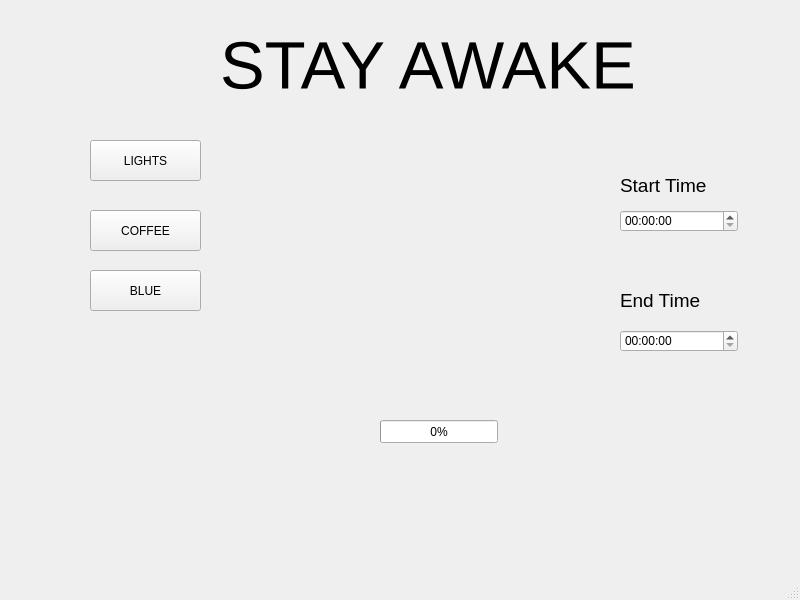
<?xml version="1.0" encoding="UTF-8"?>
<ui version="4.0">
 <class>MainWindow</class>
 <widget class="QMainWindow" name="MainWindow">
  <property name="geometry">
   <rect>
    <x>0</x>
    <y>0</y>
    <width>800</width>
    <height>600</height>
   </rect>
  </property>
  <property name="windowTitle">
   <string>MainWindow</string>
  </property>
  <widget class="QWidget" name="centralwidget">
   <widget class="QLabel" name="motto">
    <property name="geometry">
     <rect>
      <x>220</x>
      <y>10</y>
      <width>431</width>
      <height>111</height>
     </rect>
    </property>
    <property name="font">
     <font>
      <pointsize>50</pointsize>
     </font>
    </property>
    <property name="text">
     <string>STAY AWAKE</string>
    </property>
   </widget>
   <widget class="QPushButton" name="coffeeButton">
    <property name="geometry">
     <rect>
      <x>90</x>
      <y>210</y>
      <width>111</width>
      <height>41</height>
     </rect>
    </property>
    <property name="text">
     <string>COFFEE</string>
    </property>
   </widget>
   <widget class="QPushButton" name="lightButton">
    <property name="geometry">
     <rect>
      <x>90</x>
      <y>140</y>
      <width>111</width>
      <height>41</height>
     </rect>
    </property>
    <property name="text">
     <string>LIGHTS</string>
    </property>
   </widget>
   <widget class="QPushButton" name="blueButton">
    <property name="geometry">
     <rect>
      <x>90</x>
      <y>270</y>
      <width>111</width>
      <height>41</height>
     </rect>
    </property>
    <property name="text">
     <string>BLUE</string>
    </property>
   </widget>
   <widget class="QLabel" name="label">
    <property name="geometry">
     <rect>
      <x>620</x>
      <y>170</y>
      <width>101</width>
      <height>31</height>
     </rect>
    </property>
    <property name="font">
     <font>
      <pointsize>14</pointsize>
     </font>
    </property>
    <property name="text">
     <string>Start Time</string>
    </property>
   </widget>
   <widget class="QLabel" name="label_2">
    <property name="geometry">
     <rect>
      <x>620</x>
      <y>290</y>
      <width>101</width>
      <height>21</height>
     </rect>
    </property>
    <property name="font">
     <font>
      <pointsize>14</pointsize>
     </font>
    </property>
    <property name="text">
     <string>End Time</string>
    </property>
   </widget>
   <widget class="QProgressBar" name="timeToEnd">
    <property name="geometry">
     <rect>
      <x>380</x>
      <y>420</y>
      <width>118</width>
      <height>23</height>
     </rect>
    </property>
    <property name="value">
     <number>0</number>
    </property>
   </widget>
   <widget class="QTimeEdit" name="timeEdit">
    <property name="geometry">
     <rect>
      <x>620</x>
      <y>210</y>
      <width>118</width>
      <height>22</height>
     </rect>
    </property>
   </widget>
   <widget class="QTimeEdit" name="timeEdit_2">
    <property name="geometry">
     <rect>
      <x>620</x>
      <y>330</y>
      <width>118</width>
      <height>22</height>
     </rect>
    </property>
   </widget>
  </widget>
  <widget class="QMenuBar" name="menubar">
   <property name="geometry">
    <rect>
     <x>0</x>
     <y>0</y>
     <width>800</width>
     <height>21</height>
    </rect>
   </property>
  </widget>
  <widget class="QStatusBar" name="statusbar"/>
 </widget>
 <resources/>
 <connections/>
</ui>
